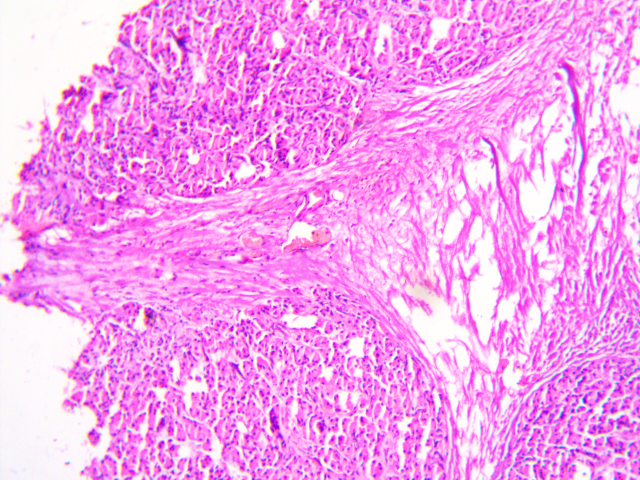
#> input picture Pancreas/10x data/1_Pancreas_10x.tif, 1280 x 960 px, found by its file name (shown at 1/2 size)
$ python ssim.py
#> lines starting #> are read from the running program, lines starting #| are printed output that depends on the picture
import cv2
import numpy as np

def calculate_ssim(img1, img2):

    if len(img1.shape) == 3:
        img1 = cv2.cvtColor(img1, cv2.COLOR_BGR2GRAY)
    if len(img2.shape) == 3:
        img2 = cv2.cvtColor(img2, cv2.COLOR_BGR2GRAY)


    C1 = 6.5025
    C2 = 58.5225


    img1 = img1.astype(np.float64)
    img2 = img2.astype(np.float64)


    mu1 = cv2.GaussianBlur(img1, (11, 11), 1.5)
    mu2 = cv2.GaussianBlur(img2, (11, 11), 1.5)

    mu1_sq = mu1 ** 2
    mu2_sq = mu2 ** 2
    mu1_mu2 = mu1 * mu2

    sigma1_sq = cv2.GaussianBlur(img1 ** 2, (11, 11), 1.5) - mu1_sq
    sigma2_sq = cv2.GaussianBlur(img2 ** 2, (11, 11), 1.5) - mu2_sq
    sigma12 = cv2.GaussianBlur(img1 * img2, (11, 11), 1.5) - mu1_mu2


    ssim_map = ((2 * mu1_mu2 + C1) * (2 * sigma12 + C2)) / ((mu1_sq + mu2_sq + C1) * (sigma1_sq + sigma2_sq + C2))
    ssim_value = ssim_map.mean()

    return ssim_value


image1 = cv2.imread("C:/PBL_FINAL/Project-Based-Learning/Pancreas/10x data/1_Pancreas_10x.tif")
#> image1 is the input picture: shape (960, 1280, 3); mean B, G, R 239.4, 162.5, 246.4
image2 = cv2.imread("C:/PBL_FINAL/Project-Based-Learning/Pancreas/10x data/2_Pancreas_10x.tif")
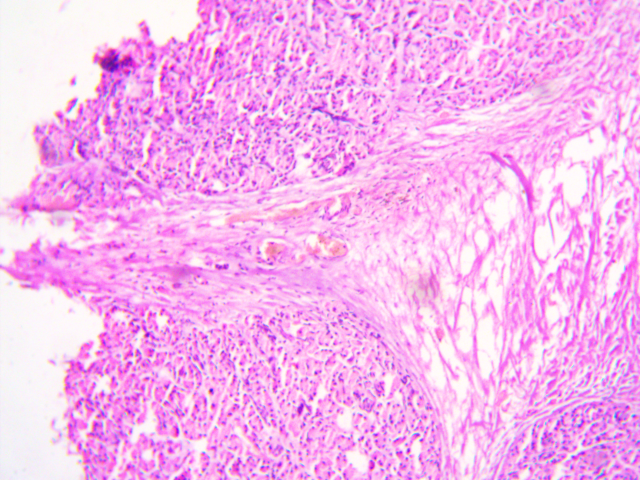
#> input picture Pancreas/10x data/2_Pancreas_10x.tif, 1280 x 960 px, found by its file name (shown at 1/2 size)
#> image2 is the input picture: shape (960, 1280, 3); mean B, G, R 238.6, 180.5, 245.5


new_width = 640
new_height = 480

scaled_image1 = cv2.resize(image1, (new_width, new_height), interpolation=cv2.INTER_AREA)
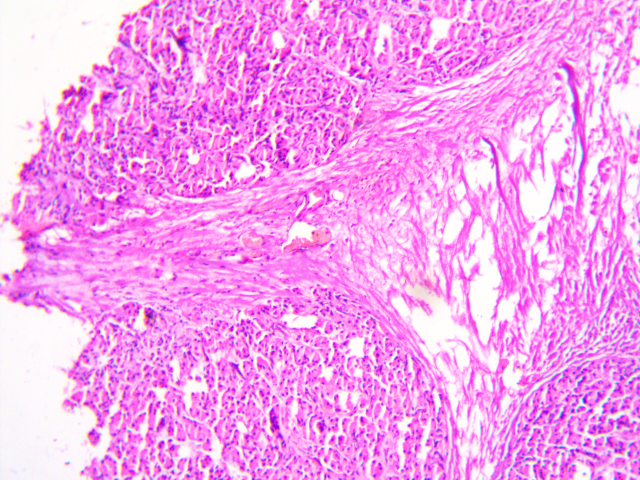
#> scaled_image1: shape (480, 640, 3); mean B, G, R 239.5, 162.6, 246.5

ssim_value = calculate_ssim(scaled_image1, image2)
#> in calculate_ssim, `img1 = cv2.cvtColor(img1, cv2.COLOR_BGR2GRAY)`:
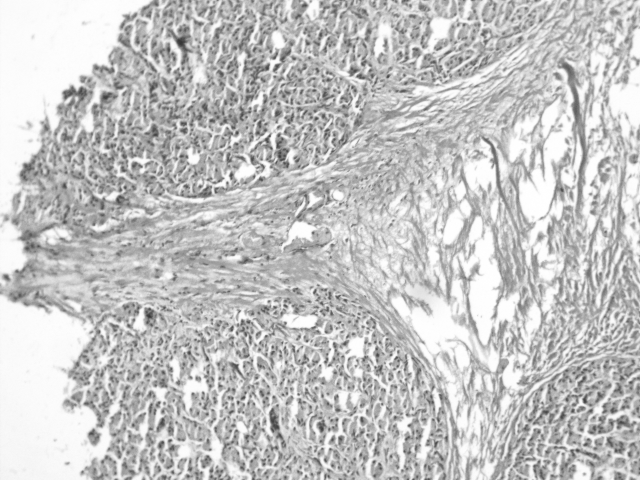
#> img1: shape (480, 640); min 53, max 255, mean 196.5
#> in calculate_ssim, `img2 = cv2.cvtColor(img2, cv2.COLOR_BGR2GRAY)`:
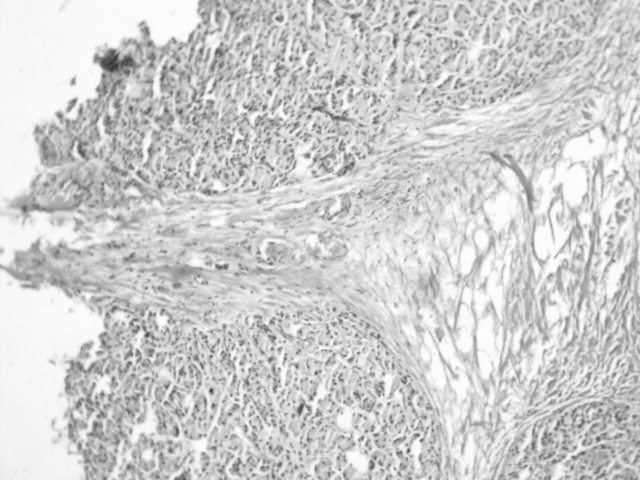
#> img2: shape (960, 1280) (shown at 1/2 size); min 51, max 254, mean 206.5
#> in calculate_ssim, `mu1 = cv2.GaussianBlur(img1, (11, 11), 1.5)`:
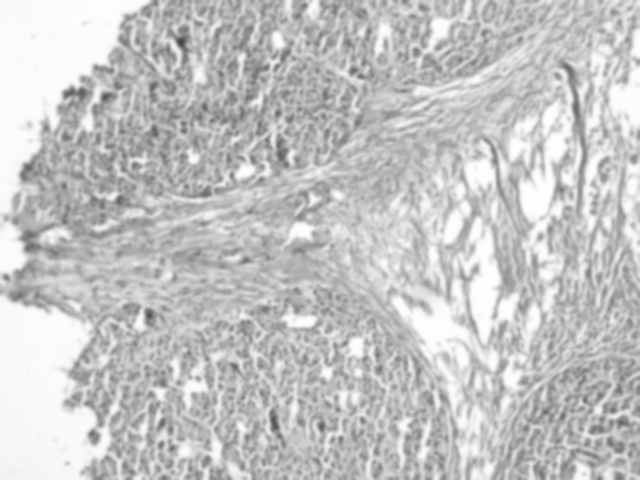
#> mu1: shape (480, 640) float64; min 64.65, max 254.7, mean 196.5
#> in calculate_ssim, `mu1_sq = mu1 ** 2`:
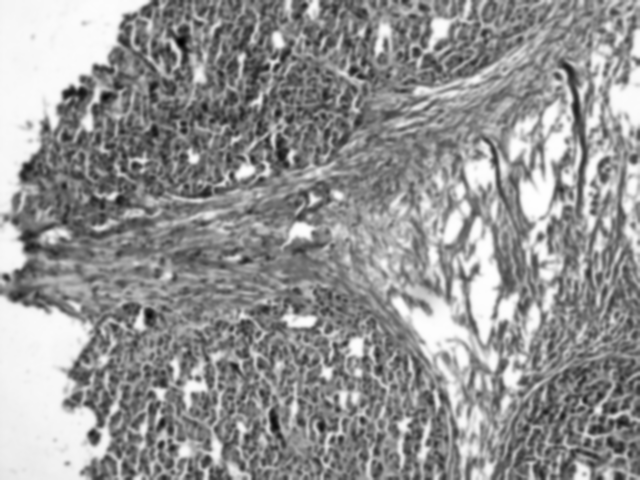
#> mu1_sq: shape (480, 640) float64; min 4179.4, max 64855.8, mean 39542.2; drawn with min black and max white
#> in calculate_ssim, `mu2_sq = mu2 ** 2`:
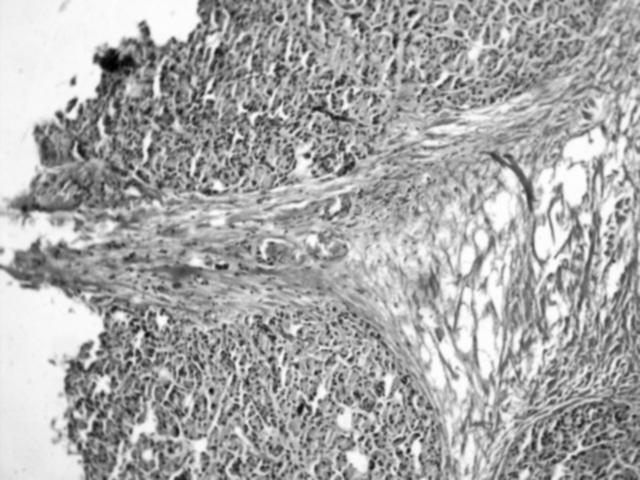
#> mu2_sq: shape (960, 1280) float64 (shown at 1/2 size); min 3446, max 63880.4, mean 43468.3; drawn with min black and max white
#> (the run stopped early here; a loop or call above may not have finished)
